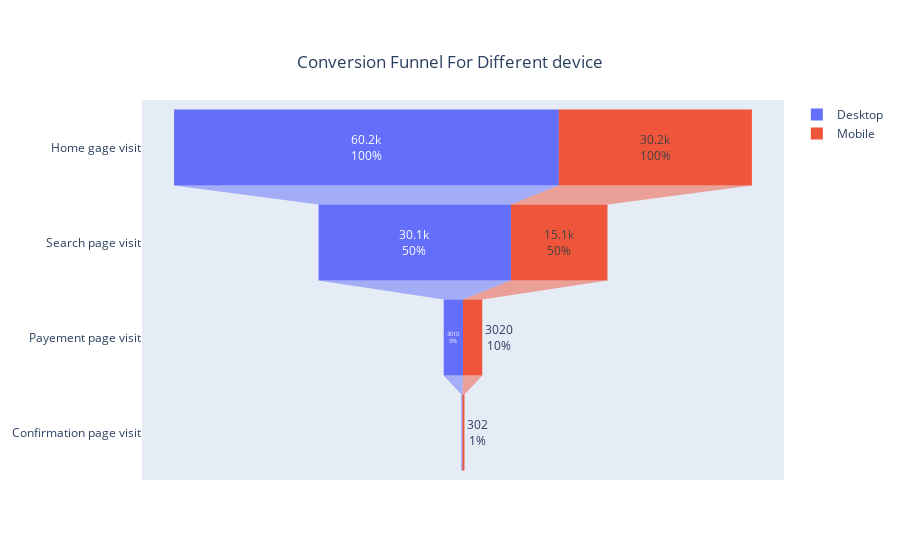
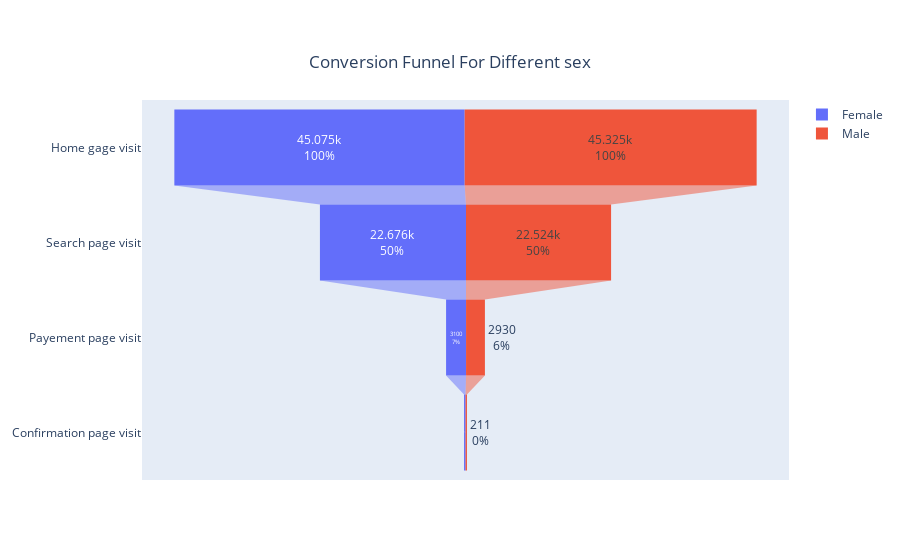

These figures' notebook cell, in order:
### Markdown cell above
#### 3.2.1 Impact of device / gender

### Code cell
fa_plot('device')
fa_plot('sex')

### Figure 1 — Plotly figure (JSON) as saved in the notebook; plotly's stock layout.template omitted (floating-point values rounded to 4 significant figures)
{"data": [{"name": "Desktop", "textinfo": "value+percent initial", "type": "funnel", "x": [60200, 30100, 3010, 150], "y": ["Home gage visit", "Search page visit", "Payement page visit", "Confirmation page visit"]}, {"name": "Mobile", "textinfo": "value+percent initial", "type": "funnel", "x": [30200, 15100, 3020, 302], "y": ["Home gage visit", "Search page visit", "Payement page visit", "Confirmation page visit"]}], "layout": {"title": {"text": "Conversion Funnel For Different device", "x": 0.5, "xanchor": "center", "y": 0.9, "yanchor": "top"}}}

### Figure 2 — Plotly figure (JSON) as saved in the notebook; plotly's stock layout.template omitted (floating-point values rounded to 4 significant figures)
{"data": [{"name": "Female", "textinfo": "value+percent initial", "type": "funnel", "x": [45075, 22676, 3100, 241], "y": ["Home gage visit", "Search page visit", "Payement page visit", "Confirmation page visit"]}, {"name": "Male", "textinfo": "value+percent initial", "type": "funnel", "x": [45325, 22524, 2930, 211], "y": ["Home gage visit", "Search page visit", "Payement page visit", "Confirmation page visit"]}], "layout": {"title": {"text": "Conversion Funnel For Different sex", "x": 0.5, "xanchor": "center", "y": 0.9, "yanchor": "top"}}}
